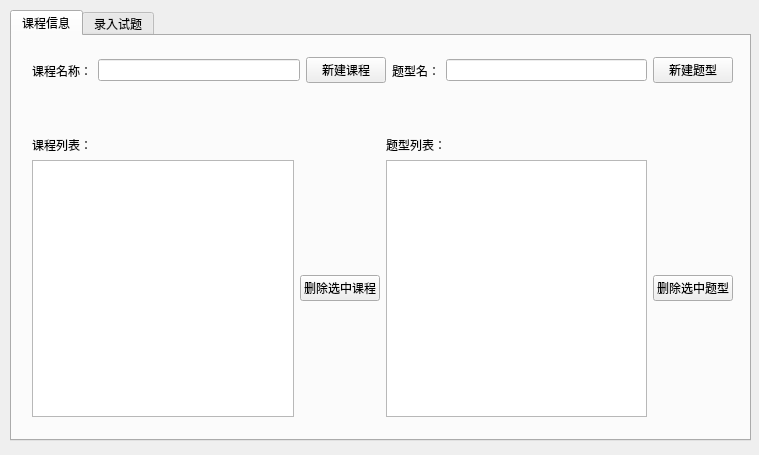
<?xml version="1.0" encoding="UTF-8"?>
<ui version="4.0">
 <class>newSubjectForm</class>
 <widget class="QWidget" name="newSubjectForm">
  <property name="geometry">
   <rect>
    <x>0</x>
    <y>0</y>
    <width>759</width>
    <height>455</height>
   </rect>
  </property>
  <property name="windowTitle">
   <string>Form</string>
  </property>
  <widget class="QTabWidget" name="tabWidget">
   <property name="geometry">
    <rect>
     <x>10</x>
     <y>10</y>
     <width>741</width>
     <height>431</height>
    </rect>
   </property>
   <property name="currentIndex">
    <number>0</number>
   </property>
   <widget class="QWidget" name="tab">
    <attribute name="title">
     <string>课程信息</string>
    </attribute>
    <widget class="QWidget" name="">
     <property name="geometry">
      <rect>
       <x>20</x>
       <y>20</y>
       <width>701</width>
       <height>29</height>
      </rect>
     </property>
     <layout class="QHBoxLayout" name="horizontalLayout">
      <item>
       <widget class="QLabel" name="subjectNameLabel">
        <property name="text">
         <string>课程名称：</string>
        </property>
        <property name="buddy">
         <cstring>SubjectNameEdit</cstring>
        </property>
       </widget>
      </item>
      <item>
       <widget class="QLineEdit" name="SubjectNameEdit"/>
      </item>
      <item>
       <widget class="QPushButton" name="newSubjectButton">
        <property name="text">
         <string>新建课程</string>
        </property>
       </widget>
      </item>
      <item>
       <widget class="QLabel" name="questionTypeLabel">
        <property name="text">
         <string>题型名：</string>
        </property>
        <property name="buddy">
         <cstring>questionTypeEdit</cstring>
        </property>
       </widget>
      </item>
      <item>
       <widget class="QLineEdit" name="questionTypeEdit"/>
      </item>
      <item>
       <widget class="QPushButton" name="newTypeButton">
        <property name="text">
         <string>新建题型</string>
        </property>
       </widget>
      </item>
     </layout>
    </widget>
    <widget class="QWidget" name="">
     <property name="geometry">
      <rect>
       <x>20</x>
       <y>100</y>
       <width>701</width>
       <height>281</height>
      </rect>
     </property>
     <layout class="QGridLayout" name="gridLayout">
      <item row="0" column="0">
       <widget class="QLabel" name="subjectsListLabel">
        <property name="text">
         <string>课程列表：</string>
        </property>
       </widget>
      </item>
      <item row="0" column="2">
       <widget class="QLabel" name="questionTypesLabel">
        <property name="text">
         <string>题型列表：</string>
        </property>
        <property name="buddy">
         <cstring>questionTypeList</cstring>
        </property>
       </widget>
      </item>
      <item row="1" column="1">
       <widget class="QPushButton" name="deleteSelectedSubject">
        <property name="text">
         <string>删除选中课程</string>
        </property>
       </widget>
      </item>
      <item row="1" column="3">
       <widget class="QPushButton" name="deleteSelectedType">
        <property name="text">
         <string>删除选中题型</string>
        </property>
       </widget>
      </item>
      <item row="1" column="0">
       <widget class="QListWidget" name="subjectsListsView"/>
      </item>
      <item row="1" column="2">
       <widget class="QListWidget" name="questionTypeList"/>
      </item>
     </layout>
    </widget>
   </widget>
   <widget class="QWidget" name="tab_2">
    <attribute name="title">
     <string>录入试题</string>
    </attribute>
    <widget class="QGroupBox" name="groupBox">
     <property name="geometry">
      <rect>
       <x>20</x>
       <y>100</y>
       <width>651</width>
       <height>101</height>
      </rect>
     </property>
     <property name="title">
      <string>单个录入：</string>
     </property>
     <widget class="QLabel" name="label_4">
      <property name="geometry">
       <rect>
        <x>20</x>
        <y>30</y>
        <width>71</width>
        <height>17</height>
       </rect>
      </property>
      <property name="text">
       <string>文件名：</string>
      </property>
     </widget>
     <widget class="QWidget" name="">
      <property name="geometry">
       <rect>
        <x>20</x>
        <y>60</y>
        <width>591</width>
        <height>29</height>
       </rect>
      </property>
      <layout class="QHBoxLayout" name="horizontalLayout_3">
       <item>
        <widget class="QLineEdit" name="inputFileNameEdit"/>
       </item>
       <item>
        <widget class="QPushButton" name="chooseFileName">
         <property name="text">
          <string>选择文件</string>
         </property>
        </widget>
       </item>
       <item>
        <widget class="QPushButton" name="startInput">
         <property name="text">
          <string>录入</string>
         </property>
        </widget>
       </item>
      </layout>
     </widget>
    </widget>
    <widget class="QGroupBox" name="groupBox_2">
     <property name="geometry">
      <rect>
       <x>20</x>
       <y>220</y>
       <width>651</width>
       <height>161</height>
      </rect>
     </property>
     <property name="title">
      <string>批量录入：</string>
     </property>
     <widget class="QWidget" name="">
      <property name="geometry">
       <rect>
        <x>10</x>
        <y>30</y>
        <width>601</width>
        <height>121</height>
       </rect>
      </property>
      <layout class="QGridLayout" name="gridLayout_2">
       <item row="0" column="0">
        <widget class="QLabel" name="label_3">
         <property name="text">
          <string>该题型题目所在文件夹:</string>
         </property>
        </widget>
       </item>
       <item row="1" column="0">
        <widget class="QLineEdit" name="inputFilesPathEdit"/>
       </item>
       <item row="1" column="1">
        <widget class="QPushButton" name="chooseInputFilePath">
         <property name="text">
          <string>选择题目文件夹</string>
         </property>
        </widget>
       </item>
       <item row="2" column="0" colspan="2">
        <widget class="QProgressBar" name="progressBar">
         <property name="value">
          <number>24</number>
         </property>
        </widget>
       </item>
       <item row="0" column="1">
        <widget class="QPushButton" name="startInputMany">
         <property name="text">
          <string>开始录入</string>
         </property>
        </widget>
       </item>
      </layout>
     </widget>
    </widget>
    <widget class="QWidget" name="">
     <property name="geometry">
      <rect>
       <x>10</x>
       <y>40</y>
       <width>661</width>
       <height>29</height>
      </rect>
     </property>
     <layout class="QHBoxLayout" name="horizontalLayout_2">
      <item>
       <widget class="QLabel" name="label">
        <property name="text">
         <string>课程：</string>
        </property>
       </widget>
      </item>
      <item>
       <widget class="QComboBox" name="subjectsCB"/>
      </item>
      <item>
       <widget class="QLabel" name="label_2">
        <property name="text">
         <string>题型：</string>
        </property>
       </widget>
      </item>
      <item>
       <widget class="QComboBox" name="questionTypesCB"/>
      </item>
     </layout>
    </widget>
   </widget>
  </widget>
 </widget>
 <resources/>
 <connections/>
</ui>
